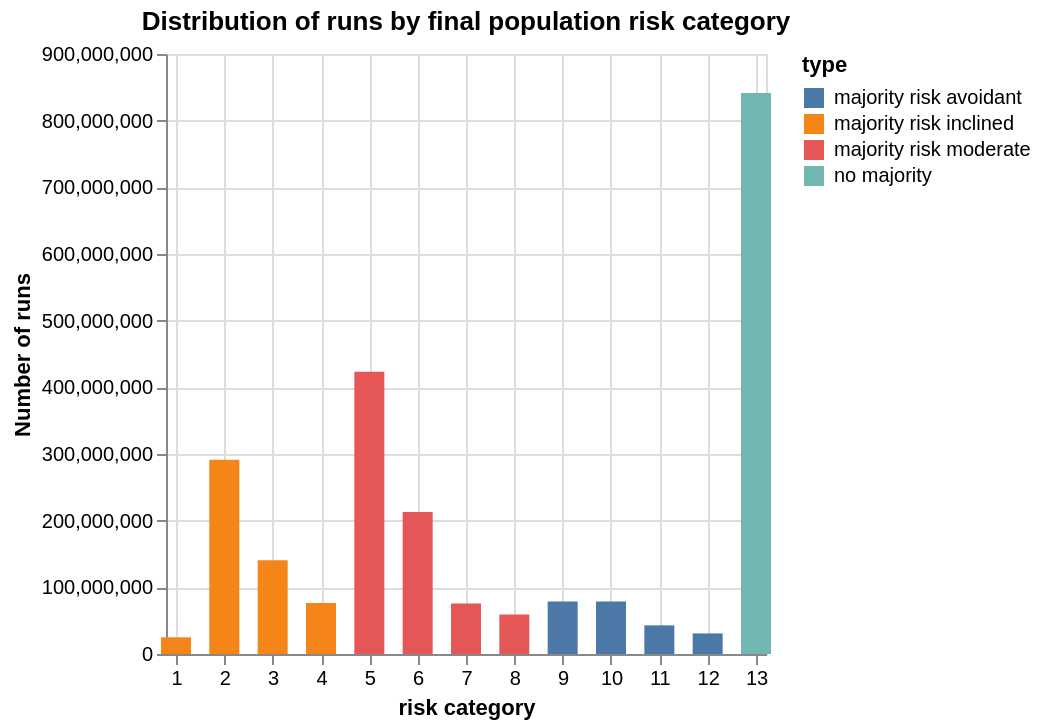

Notebook cell for this chart:
### Code cell
import altair as alt
alt.Chart(poprisk_grouped).mark_bar(width=15).encode(
   x=alt.X("risk_category", title="risk category", axis=alt.Axis(tickCount=13),  # 13 categories
           scale=alt.Scale(domain=[1, 13])),
   y=alt.Y("count", title="Number of runs"),
   color=alt.Color("type", title="type")
).properties(title='Distribution of runs by final population risk category')

### Figure 1 — Vega specification as saved in the notebook (floating-point values rounded to 4 significant figures)
{"$schema": "https://vega.github.io/schema/vega/v6.json", "data": [{"name": "source_0", "values": [{"count_end": 25050000.0, "count_start": 0.0, "risk_category": 1, "type": "majority risk inclined"}, {"count_end": 291400000.0, "count_start": 0.0, "risk_category": 2, "type": "majority risk inclined"}, {"count_end": 140400000.0, "count_start": 0.0, "risk_category": 3, "type": "majority risk inclined"}, {"count_end": 76570000.0, "count_start": 0.0, "risk_category": 4, "type": "majority risk inclined"}, {"count_end": 423500000.0, "count_start": 0.0, "risk_category": 5, "type": "majority risk moderate"}, {"count_end": 213000000.0, "count_start": 0.0, "risk_category": 6, "type": "majority risk moderate"}, {"count_end": 75750000.0, "count_start": 0.0, "risk_category": 7, "type": "majority risk moderate"}, {"count_end": 59150000.0, "count_start": 0.0, "risk_category": 8, "type": "majority risk moderate"}, {"count_end": 78640000.0, "count_start": 0.0, "risk_category": 9, "type": "majority risk avoidant"}, {"count_end": 78890000.0, "count_start": 0.0, "risk_category": 10, "type": "majority risk avoidant"}, {"count_end": 42960000.0, "count_start": 0.0, "risk_category": 11, "type": "majority risk avoidant"}, {"count_end": 30870000.0, "count_start": 0.0, "risk_category": 12, "type": "majority risk avoidant"}, {"count_end": 841600000.0, "count_start": 0.0, "risk_category": 13, "type": "no majority"}]}, {"name": "source_0_color_domain_type", "values": [{"type": "majority risk inclined"}, {"type": "majority risk moderate"}, {"type": "majority risk avoidant"}, {"type": "no majority"}]}], "marks": [{"type": "rect", "name": "marks", "from": {"data": "source_0"}, "encode": {"update": {"y": {"field": "count_end", "scale": "y"}, "y2": {"field": "count_start", "scale": "y"}, "fill": {"field": "type", "scale": "color"}, "xc": {"field": "risk_category", "scale": "x"}, "width": {"value": 15}}}, "style": ["bar"]}], "scales": [{"name": "x", "type": "linear", "domain": [1, 13], "range": [0, {"signal": "width"}], "padding": 5, "zero": false}, {"name": "y", "type": "linear", "domain": {"data": "source_0", "fields": ["count_start", "count_end"]}, "range": [{"signal": "height"}, 0], "zero": true, "nice": true}, {"name": "color", "type": "ordinal", "domain": {"data": "source_0_color_domain_type", "field": "type", "sort": true}, "range": "category"}], "axes": [{"scale": "x", "gridScale": "y", "ticks": false, "zindex": 0, "labels": false, "domain": false, "orient": "bottom", "minExtent": 0, "tickCount": 13, "grid": true, "maxExtent": 0, "aria": false}, {"scale": "y", "maxExtent": 0, "domain": false, "ticks": false, "aria": false, "orient": "left", "gridScale": "x", "zindex": 0, "grid": true, "minExtent": 0, "tickCount": {"signal": "ceil(height/40)"}, "labels": false}, {"scale": "x", "title": "risk category", "orient": "bottom", "grid": false, "tickCount": 13, "labelOverlap": true, "zindex": 0, "labelFlush": true}, {"scale": "y", "tickCount": {"signal": "ceil(height/40)"}, "grid": false, "labelOverlap": true, "orient": "left", "title": "Number of runs", "zindex": 0}], "title": {"text": "Distribution of runs by final population risk category", "frame": "group"}, "height": 300, "style": "cell", "padding": 5, "legends": [{"title": "type", "fill": "color", "symbolType": "square"}], "width": 300, "background": "white"}
